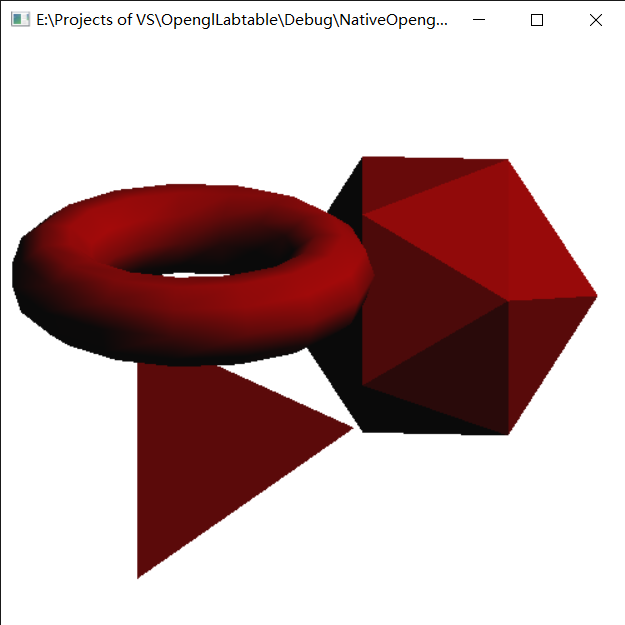
#> input picture VariousFeatures/ComputerVision/resource/geometric3D.png, 625 x 625 px
$ python detectCorners.py
#> lines starting #> are read from the running program, lines starting #| are printed output that depends on the picture; after the words box and inside, x2 and y2 are one past the last pixel; in counts of white or black regions, pixels touching at a corner belong together
import matplotlib.pyplot as plt
import numpy as np
import cv2

imgsrc = cv2.imread('resource/geometric3D.png')
#> imgsrc is the input picture: shape (625, 625, 3); mean B, G, R 168.6, 168.6, 195.3
imgcp = imgsrc.copy()

# Harris corner detector

grayimg = cv2.cvtColor(imgsrc, cv2.COLOR_BGR2GRAY)
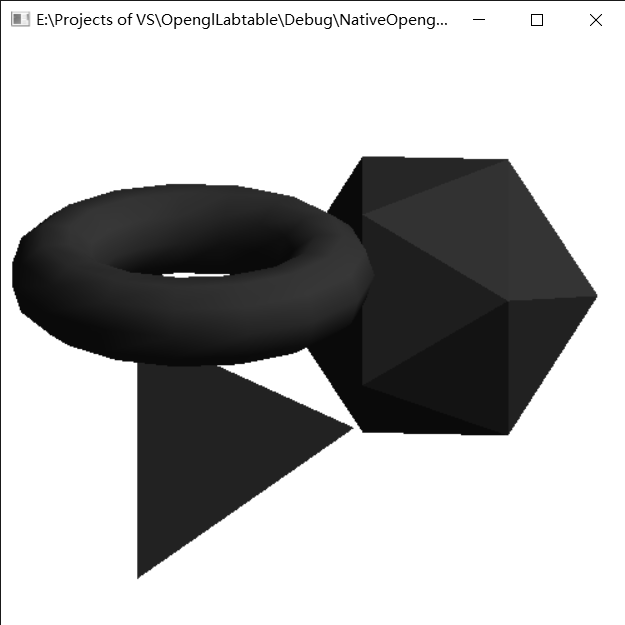
#> grayimg: shape (625, 625); min 0, max 255, mean 176.5
gray = np.float32(grayimg)

corners = cv2.cornerHarris(gray, 2, 3, 0.04)
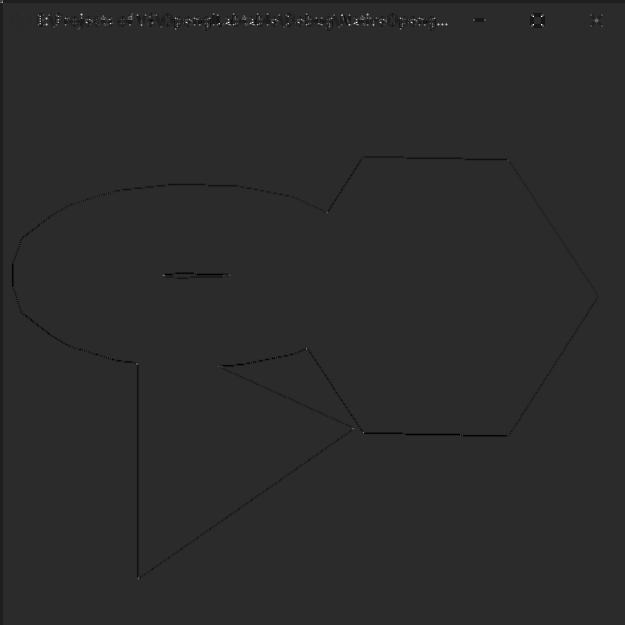
#> corners: shape (625, 625) float32; min -93702400, max 461795008, mean -497925; drawn with min black and max white
destin = cv2.dilate(corners, None)
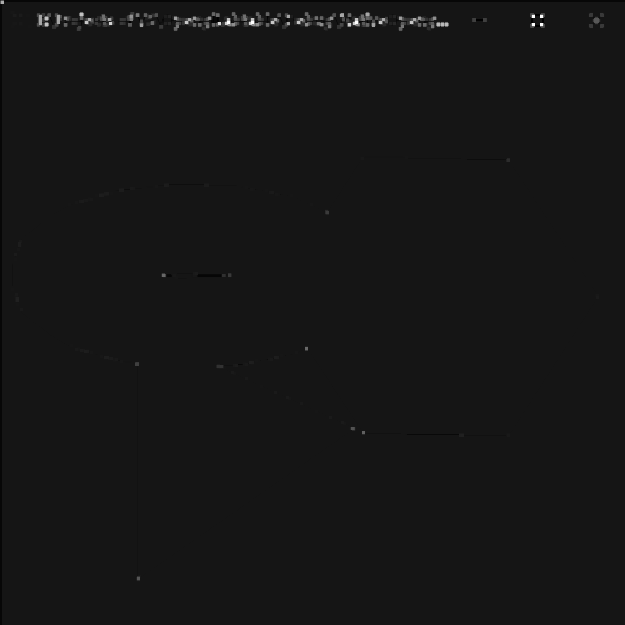
#> destin: shape (625, 625) float32; min -42282504, max 461795008, mean 1001441.8; drawn with min black and max white

imgsrc[destin> 0.01*destin.max()] = [200, 126, 0]
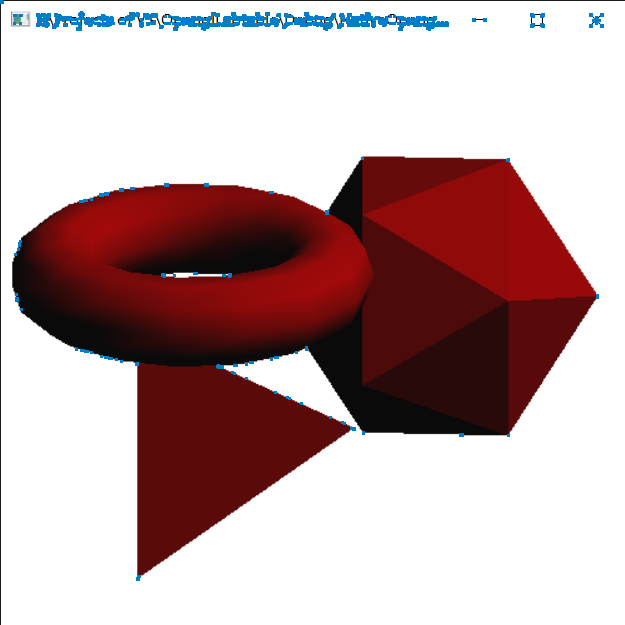
#> imgsrc: shape (625, 625, 3); 1.23% of pixels changed, all inside (x1, y1, x2, y2) = (0, 0, 604, 581)
cv2.imshow('corner', imgsrc)
cv2.waitKey(0)
cv2.destroyAllWindows()

# Shi-Tomasi image corner detector

shicorners = cv2.goodFeaturesToTrack(grayimg, 25, 0.01, 10)
#> shicorners = 25 rows, first 8: [341, 14], [355, 22], [251, 22], [227, 22], [131, 17], [46, 24], [81, 14], [540, 23]
#shicorners = np.int0(shicorners)
for i in shicorners:
    x, y = i.ravel()
    cv2.circle(imgcp, (x, y), 3, (100, 200, 100),-1)
#> this loop made 25 passes
#> (x, y) on passes 1 to 12: (341, 14), (355, 22), (251, 22), (227, 22), (131, 17), (46, 24), (81, 14), (540, 23), (445, 23), (102, 17), (596, 20), (367, 14)
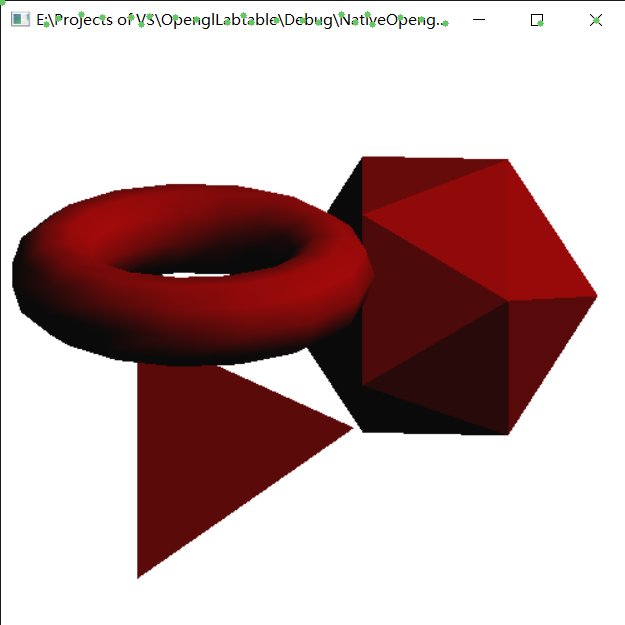
#> imgcp: shape (625, 625, 3); 0.19% of pixels changed, all inside (x1, y1, x2, y2) = (0, 0, 600, 28)

cv2.imshow('Shi-Tomasi', imgcp)
cv2.waitKey(0)
cv2.destroyAllWindows()

$ run again, with VariousFeatures/ComputerVision/resource/pitrain.png copied over VariousFeatures/ComputerVision/resource/geometric3D.png
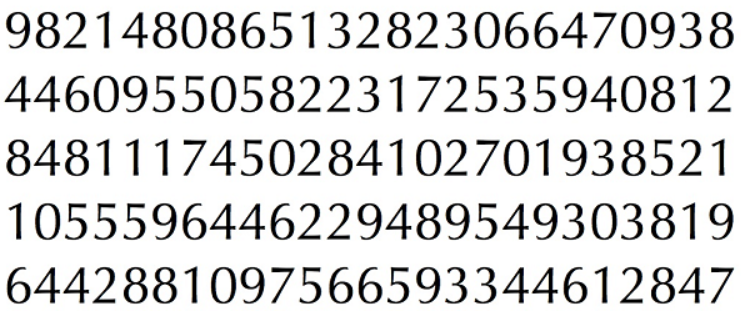
#> input picture VariousFeatures/ComputerVision/resource/pitrain.png, 741 x 314 px
#> imgsrc is the input picture: shape (314, 741, 3); mean B, G, R 217.1, 217.3, 217.2
#> `imgsrc[destin> 0.01*destin.max()] = [200, 126, 0]`:
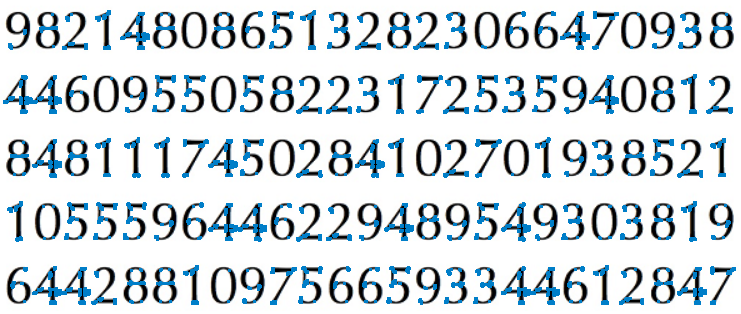
#> imgsrc: shape (314, 741, 3); 6.57% of pixels changed, all inside (x1, y1, x2, y2) = (3, 10, 736, 305)
#> shicorners = 25 rows, first 8: [679, 292], [64, 292], [15, 208], [503, 292], [357, 164], [166, 140], [386, 228], [205, 141]
#> the loop `for i in shicorners:` made 25 passes
#> after the loop `for i in shicorners:`:
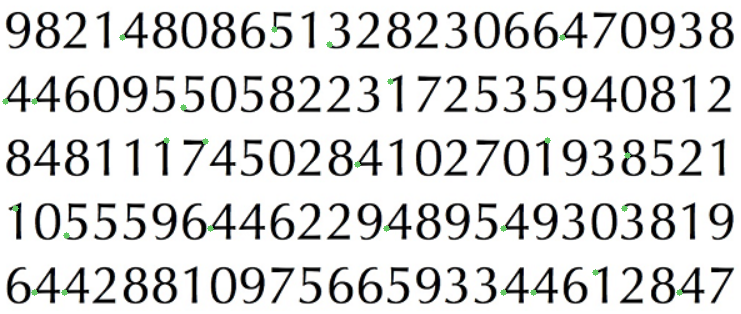
#> imgcp: shape (314, 741, 3); 0.31% of pixels changed, all inside (x1, y1, x2, y2) = (2, 26, 683, 296)
